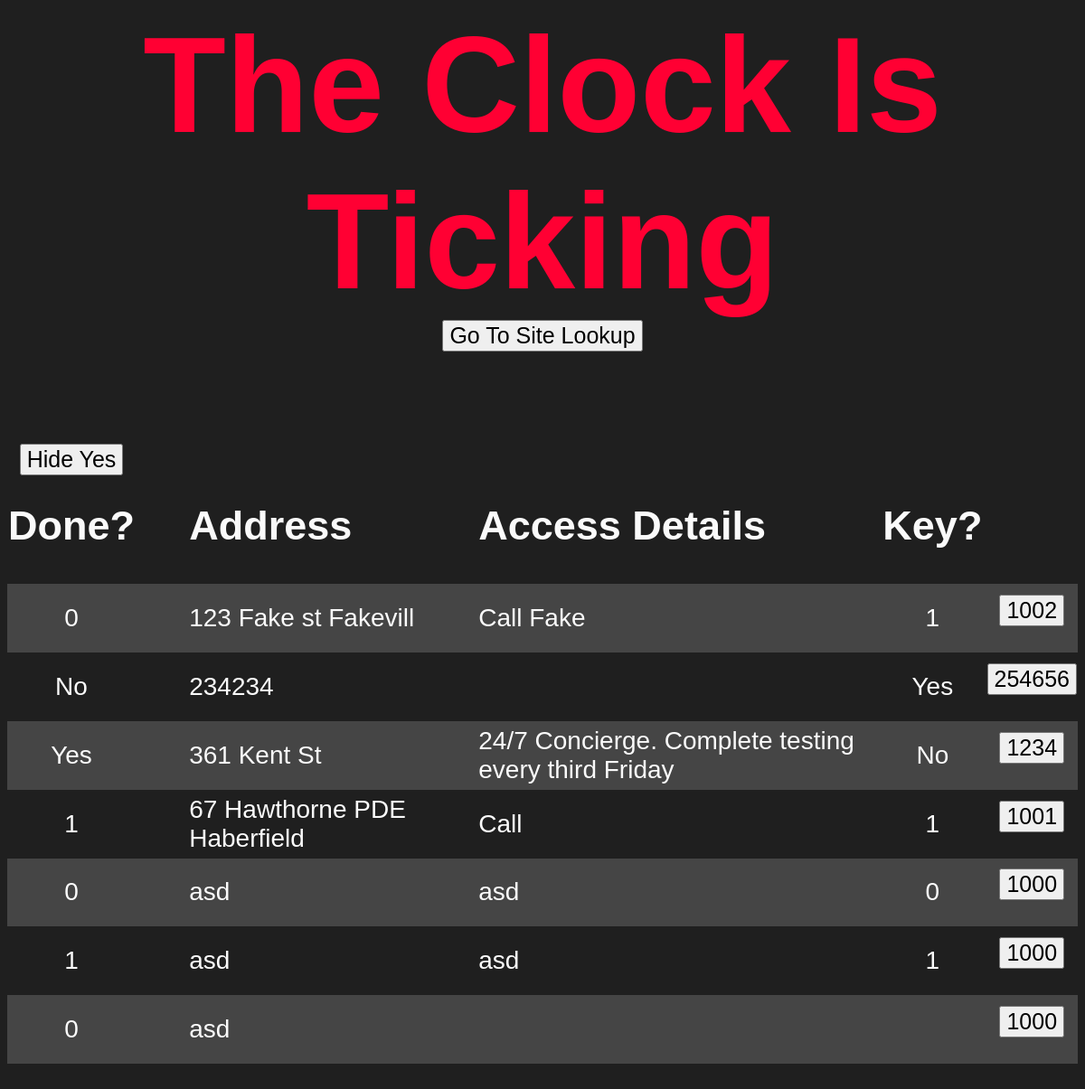
The page /monthly.php on the database as committed earlier.
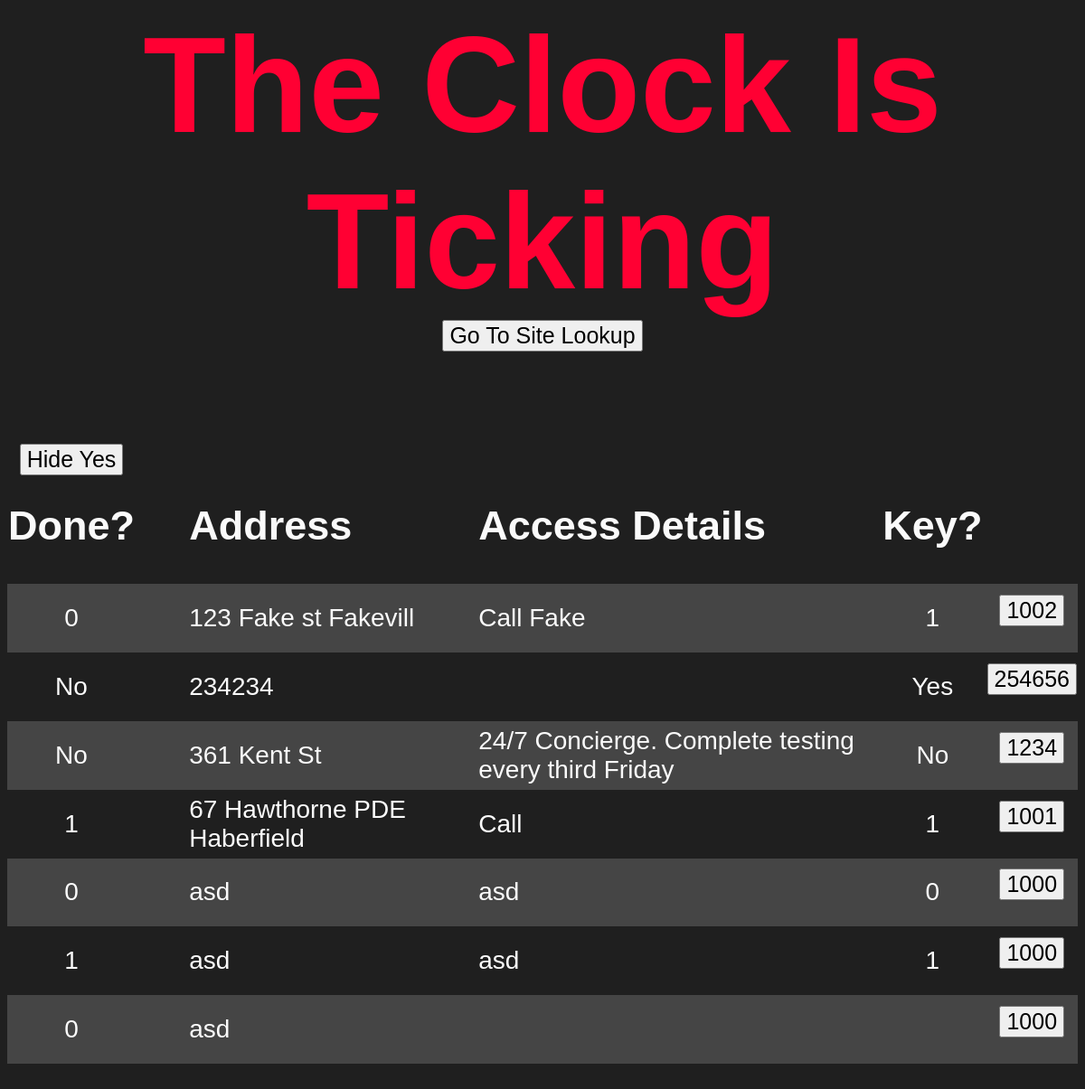
The same page on the database as committed later.
### tables this page shows
CREATE TABLE "keys" (
	"id_number"	INTEGER,
	"address"	TEXT,
	"key_holder"	TEXT,
	"date_of_issue"	TEXT,
	"key_provider"	TEXT,
	"large"	TEXT,
	"fip"	TEXT,
	"pump"	TEXT,
	"access"	TEXT,
	"is_key"	TEXT,
	"unique"	INTEGER,
	"area"	INTEGER,
	PRIMARY KEY("unique" AUTOINCREMENT)
);

### monthly.php (the view, shortened to what this page needs)
<html>
<head>
</head>
<body>
    <h1>
        The Clock Is Ticking
        <br>
        <button style="font-size: 25px; text-align: center" id="myButton">Go To Site Lookup</button>
    </h1>
<table>
    <tr>
        <td style="background-color: #1f1f1f">
                <form action="monthly.php" method="post">
                    <input style="padding-top: 1%" type="submit" value="Hide Yes" name="hide">
                </form>
        </td>
    </tr>
    <tr>
        <td style="width: 10%"><h2>Done?</h2></td>
        <td style="padding-left: 5%; text-align: left"><h2>Address</h2></td>
        <td style="text-align: left; padding-left: 5%"><h2>Access Details</h2></td>
        <td style="width: 10%"><h2>Key?</h2></td>
    </tr>
    <?php
    $pdo = new PDO('sqlite:keys.db');
    if ($_POST['hide'] == "Hide Yes") {
        $statement = $pdo->query("SELECT * from keys WHERE fip IS 'No' ORDER BY address ASC");
    } else {
        $statement = $pdo->query("SELECT * from keys WHERE fip IS NOT NULL ORDER BY address ASC");
    }
    $keys = $statement->fetchAll(PDO::FETCH_ASSOC);
        foreach($keys as $row => $key){
            echo "<tr><h3>";
            echo "<td style='padding-top: 1%; padding-bottom: 1%'>" .  $key['fip']  .  "</td>";
            echo "<td style='text-align: left; padding-left: 5%'>" .  $key['address']  .  "</td>";
            echo "<td style='text-align: left; padding-left: 5%'>" .  $key['access']  .  "</td>";
            echo "<td>" .  $key['is_key']  .  "</td>";
            echo "<td style='padding-top: 1%'><form action='monthly.php' id='done' method='post'><input  type='submit' name='done' value=" . $key['id_number'] . "></form></td>";
            echo "</h3></tr>";
        }
        echo "</table>";
    ?>
</body>
</html>

Rows that differ between the two databases and show on the page:
changed keys "361 Kent St": fip "Yes" → "No"
